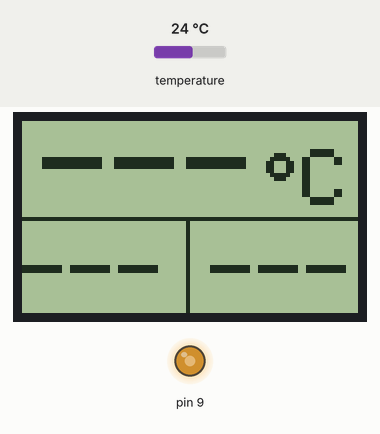
This sketch was run on a simulated Arduino Pro Mini, built with avr-gcc and run on an emulated ATmega328P. Shown: 84×48 one-colour display, output pins drawn as LEDs (lit = HIGH). Inputs (shaded band) come from the test bench; at power-on: temperature 24 °C. What the sketch prints to the serial monitor is not drawn.

Above: at 0.4 s.

The sketch:

DS18x20_Temperature.ino
```cpp
/**

  Three (optionally two) sensors temp monitor

  +-----------------------------------------------+
  |                                               |
  |  NOKIA 5110 breakout                          |
  |                                               |
  |                                               |
  |                                               |
  |                                               |
  |                                               |
  |   RST  CE   DC  DIN   CLK   VCC  LED   GND    |
  |    +   +    +   +     +           +           |
  |    |   |    |   |     |           |           |
  +-----------------------------------------------+
     |   |    |   |     |           |
     |   |    |   |     |           |
     |   |    |   |     |           |
     |   |    |   |     |           |
     |   |    |   |     |           |            (parasitic power - 2 wires)
  +--------------------------------------+       +------------+
  |   |   |    |   |     |           |   |       |     DS18B20|
  |   +   +    +   +     +           +   |  +----+            +----+
  |  D8  D7   D6  D5    D4        D9(PWM)|  |    |            |    |
  |                                      |  |    +------------+    |
  |                                      |  |                      |
  |    ARDUINO PRO MINI clone    12      |  |    +------------+    |    GND
  |                               +--+------+    |     DS18B20|    +-----+
  |                                  |   |  +----+            +----+
  |                                  |   |  |    |            |    |
  |                                 +++  |  |    +------------+    |
  |                            4.7K | |  |  |                      |
  |                                 | |  |  |    +------------+    |
  |                                 +++  |  |    |     DS18B20|    |
  |                                  |   |  +----+            +----+
  |                                  +   |       |            |
  |                                 VCC  |       +------------+
  +--------------------------------------+

  made with http://asciiflow.com/

 * */

#include <Adafruit_GFX.h>
#include <Adafruit_PCD8544.h>
#include <OneWire.h>

// OneWire DS18S20, DS18B20, DS1822 Temperature Example
//
// http://www.pjrc.com/teensy/td_libs_OneWire.html
//
// The DallasTemperature library can do all this work for you!
// http://milesburton.com/Dallas_Temperature_Control_Library

OneWire  ds(12);  // on pin 10 (a 4.7K resistor is necessary)
//Adafruit_PCD8544 display = Adafruit_PCD8544(8, 7, 6,4, 5);
Adafruit_PCD8544 display = Adafruit_PCD8544(4, 5, 6, 7, 8);


#define LOGO16_GLCD_HEIGHT 16
#define LOGO16_GLCD_WIDTH  16
#define DELTAY 2


#define NUM 3
#define NOTEMP -999

int ids[NUM];
int vals[NUM];
int ii;
void initIDX() {
  for (ii = 0; ii < NUM; ii++) {
    ids[ii] = -1;
    vals[ii] = 0;
  }
}
int idxOF(int id) {
  for (ii = 0; ii < NUM; ii++) {
    if (ids[ii] == id) {
      return ii;
    }
  }
  return -1;
}


int nextIDX() {
  for (ii = 0; ii < NUM; ii++) {
    if (ids[ii] == -1) {
      return ii;
    }
  }
  return 0;
}


int valOF(int id) {
  int idx = idxOF(id);
  if (idx >= 0)
    return vals[idxOF(id)];
  return NOTEMP;
}

void setVal(int id, int val) {
  if (idxOF(id) == -1)  {
    ids[nextIDX()] = id;
  }
  vals[idxOF(id)] = val;
}


void setup(void) {
  Serial.begin(9600);
  initIDX();
  initLCD();
  analogWrite(9, 150);
}

//int  t0 = 123;
//int  t1 = 456;
//int  t2 = 789;

void initLCD() {
  display.begin();
  display.setContrast(25);
  delay(200);
  display.clearDisplay();
  delay(100);
  writeTemp();

}
void writeTemp() {
  int  t0 = -10;
  int  t1 = -20;
  int  t2 = 789;

  t0 = valOF(168);
  t1 = valOF(118);
  t2 = valOF(111);

  int x = 0;


  String tt0(t0);
  if (t0 == NOTEMP)   tt0 = "---";
  for (x = 0; x < tt0.length() - 3; x++) {
    tt0 = " " + tt0;
  }
  String tt1(t1);
  if (t1 == NOTEMP)   tt1 = "---";
  for (x = 0; x < tt1.length() - 3; x++) {
    tt1 = " " + tt1;
  }
#if NUM == 3
  String tt2(t2);
  if (t2 == NOTEMP)   tt2 = "---";
  for (x = 0; x < tt2.length() - 3; x++) {
    tt2 = " " + tt2;
  }
#endif


  display.clearDisplay();
  display.setRotation(0);
  display.drawLine(0, display.height() / 2, display.width(), display.height() / 2, BLACK);


  display.setTextSize(3);
  display.setCursor(5, 0);
  //  if (t0 > -1 && t0 < 100) {
  //    display.print(" ");
  //  }
  display.print(tt0);
  display.setTextSize(2);
  display.drawCircle(display.width() - 20, 11, 3, BLACK);
  display.drawCircle(display.width() - 20, 11, 2, BLACK);
  display.setCursor(display.width() - 14, 7);
  display.print("C");

#if NUM == 2
  display.setTextSize(3);
  display.setCursor(5, display.height() / 2 + 3);
  display.print(tt1);
  display.setTextSize(2);
  display.drawCircle(display.width() - 20,  display.height() / 2 +  14, 3, BLACK);
  display.drawCircle(display.width() - 20, display.height() / 2 +  14, 2, BLACK);
  display.setCursor(display.width() - 14, display.height() / 2 + 10);
  display.print("C");

#else if NUM == 3


  display.drawLine(display.width() / 2 - 1, display.height() / 2, display.width() / 2 - 1, display.height(), BLACK);
  display.setTextSize(2);
  display.setCursor(0, display.height() / 2 + 6);
  display.print(tt1);
  display.setCursor(display.width() / 2 + 5, display.height() / 2 + 6);
  display.print(tt2);

#endif
  display.display();
}


void loop(void) {

  byte i;
  byte present = 0;
  byte type_s;
  byte data[12];
  byte addr[8];
  float celsius, fahrenheit;

  if ( !ds.search(addr)) {
    //    Serial.println("No more addresses.");
    //    Serial.println();
    ds.reset_search();
    return;
  }

  //  Serial.print("ROM =");
  //  for( i = 0; i < 8; i++) {
  //    Serial.write(' ');
  //    Serial.print(addr[i], HEX);
  //  }
  int id = addr[7];


  if (OneWire::crc8(addr, 7) != addr[7]) {
    //    Serial.println("CRC is not valid!");
    return;
  }
  //  Serial.println();

  // the first ROM byte indicates which chip
  switch (addr[0]) {
    case 0x10:
      //      Serial.println("  Chip = DS18S20");  // or old DS1820
      type_s = 1;
      break;
    case 0x28:
      //      Serial.println("  Chip = DS18B20");
      type_s = 0;
      break;
    case 0x22:
      //      Serial.println("  Chip = DS1822");
      type_s = 0;
      break;
    default:
      //      Serial.println("Device is not a DS18x20 family device.");
      return;
  }

  ds.reset();
  ds.select(addr);
  ds.write(0x44, 1);        // start conversion, with parasite power on at the end

  delay(750);     // maybe 750ms is enough, maybe not
  // we might do a ds.depower() here, but the reset will take care of it.

  present = ds.reset();
  ds.select(addr);
  ds.write(0xBE);         // Read Scratchpad

  //  Serial.print("  Data = ");
  //  Serial.print(present, HEX);
  //  Serial.print(" ");
  for ( i = 0; i < 9; i++) {           // we need 9 bytes
    data[i] = ds.read();
    //    Serial.print(data[i], HEX);
    //    Serial.print(" ");
  }

  int16_t raw = (data[1] << 8) | data[0];

  if (raw != -1) {
    if (type_s) {
      raw = raw << 3; // 9 bit resolution default
      if (data[7] == 0x10) {
        // "count remain" gives full 12 bit resolution
        raw = (raw & 0xFFF0) + 12 - data[6];
      }
    } else {
      byte cfg = (data[4] & 0x60);
      // at lower res, the low bits are undefined, so let's zero them
      if (cfg == 0x00) raw = raw & ~7;  // 9 bit resolution, 93.75 ms
      else if (cfg == 0x20) raw = raw & ~3; // 10 bit res, 187.5 ms
      else if (cfg == 0x40) raw = raw & ~1; // 11 bit res, 375 ms
      //// default is 12 bit resolution, 750 ms conversion time
    }
    celsius = (float)raw / 16.0;
    setVal(id, (int)celsius);
    writeTemp();

    Serial.print(id);
    Serial.print(" ");
    Serial.println(celsius);
  }
  else {
    setVal(id, NOTEMP);
    writeTemp();
  }

}
```
